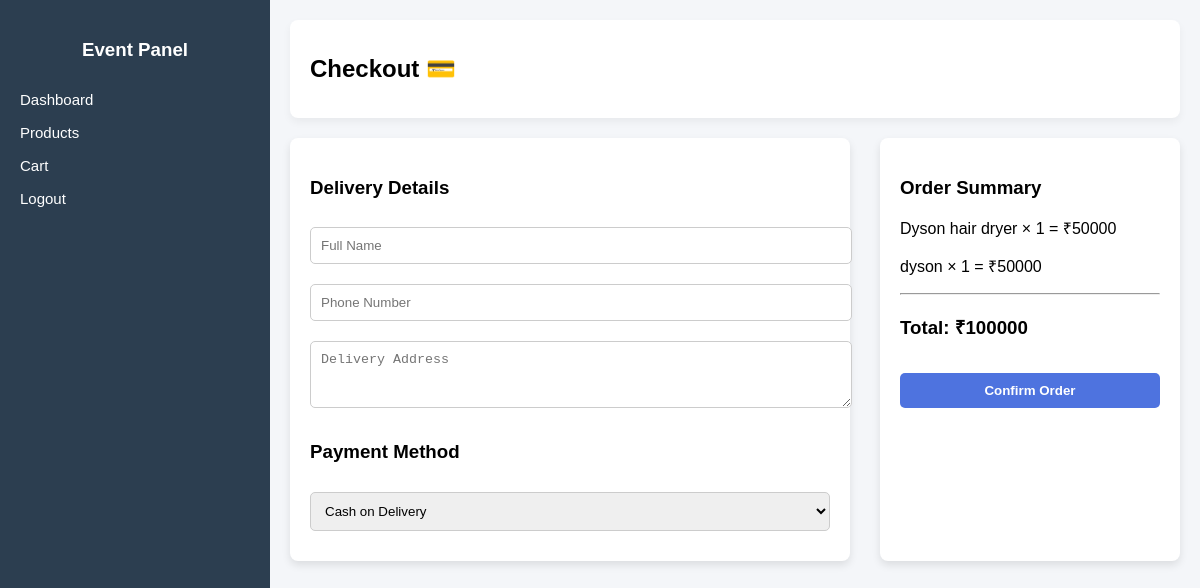
Page /checkout on the committed database.
### tables this page shows
CREATE TABLE cart (
        id INTEGER PRIMARY KEY AUTOINCREMENT,
        product_id INTEGER,
        quantity INTEGER
    );

CREATE TABLE products (
        id INTEGER PRIMARY KEY AUTOINCREMENT,
        name TEXT,
        price INTEGER,
        quantity INTEGER,
        status TEXT
    );

### app.py (the view)
@app.route("/checkout")
def checkout():
    conn = sqlite3.connect("database.db")
    c = conn.cursor()
    c.execute("""
        SELECT cart.id, products.name, products.price, cart.quantity
        FROM cart
        JOIN products ON cart.product_id = products.id
    """)
    items = c.fetchall()
    total_amount = 0
    for item in items:
        total_amount += item[2] * item[3]
    conn.close()
    return render_template("checkout.html", items=items, total=total_amount)

### templates/checkout.html (shortened to what this page needs)
<!DOCTYPE html>
<html>
<head>
    <link rel="stylesheet" href="{{ url_for('static', filename='style.css') }}">
</head>
<body>
<div class="dashboard">
    <div class="sidebar">
        <h3>Event Panel</h3>
        <ul>
            <li><a href="/dashboard">Dashboard</a></li>
            <li><a href="/products">Products</a></li>
            <li><a href="/cart">Cart</a></li>
            <li><a href="/">Logout</a></li>
        </ul>
    </div>
    <div class="main-content">
        <div class="topbar">
            <h2>Checkout 💳</h2>
        </div>
        <div class="checkout-container">
            <div class="checkout-card">
                <h3>Delivery Details</h3>
                <input type="text" placeholder="Full Name" required>
                <input type="text" placeholder="Phone Number" required>
                <textarea placeholder="Delivery Address" rows="3" required></textarea>
                <h3>Payment Method</h3>
                <select>
                    <option>Cash on Delivery</option>
                </select>
            </div>
            <div class="summary-card">
    <h3>Order Summary</h3>
    {% for item in items %}
        <p>{{ item[1] }} × {{ item[3] }} = ₹{{ item[2] * item[3] }}</p>
    {% endfor %}
    <hr>
    <h3>Total: ₹{{ total }}</h3>
    <form action="/place_order" method="POST">
        <button type="submit" class="confirm-btn">
            Confirm Order
        </button>
    </form>
</div>
        </div>
    </div>
</div>
</body>
</html>

### static/style.css (style rules this page uses)
body { margin:0; padding:0; font-family: Arial,sans-serif; background:linear-gradient(to right,#4e73df,#1cc88a); height:100vh; display:flex; align-items:center; }
input,select { width:100%; padding:10px; margin:10px 0; border-radius:5px; border:1px solid #ccc; }
button { width:100%; padding:10px; background-color: #4e73df; color:white; border:none; border-radius: 5px; cursor:pointer; font-weight: bold; }
.dashboard { display:flex; height:100vh; }
.sidebar { width:220px; background: #2c3e50; color:white; padding:20px; }
.sidebar h3 { text-align:center; margin-bottom:30px; }
.sidebar ul { list-style:none; padding:0; }
.sidebar ul li { margin:15px 0; }
.sidebar ul li a { color:white; text-decoration: none; }
.topbar { background:white; padding:15px; border-radius:8px; margin-bottom: 20px; }
.checkout-container { display: flex; gap: 30px; flex-wrap: wrap; }
.checkout-card { flex: 2; background: white; padding: 20px; border-radius: 8px; box-shadow: 0px 4px 8px rgba(0,0,0,0.1); }
.checkout-card input, .checkout-card textarea, .checkout-card select { width: 100%; padding: 10px; margin: 10px 0; border-radius: 5px; border: 1px solid #ccc; }
.summary-card { flex: 1; background: white; padding: 20px; border-radius: 8px; box-shadow: 0px 4px 8px rgba(0,0,0,0.1); }
.confirm-btn { width: 100%; margin-top: 15px; padding: 10px; background-color: #4e73df; color: white; border: none; border-radius: 5px; cursor: pointer; }
.dashboard { display: flex; height: 100vh; }
.sidebar { width: 230px; background: #2c3e50; color: white; padding: 20px; flex-shrink: 0; }
.sidebar h3 { text-align: center; margin-bottom: 30px; }
.sidebar ul { list-style: none; }
.sidebar ul li { margin: 15px 0; }
.sidebar ul li a { color: white; text-decoration: none; font-size: 15px; }
.main-content { flex: 1; background: #f4f6f9; padding: 20px; overflow-y: auto; }
.topbar { background: white; padding: 15px 20px; border-radius: 8px; margin-bottom: 20px; box-shadow: 0px 4px 8px rgba(0,0,0,0.05); }

### rows in the picture
cart: name "Dyson hair dryer", quantity "1", item[2]*item[3] "50000"
cart: name "dyson", quantity "1", item[2]*item[3] "50000"

### other values in the picture
{{ total }} "100000"
